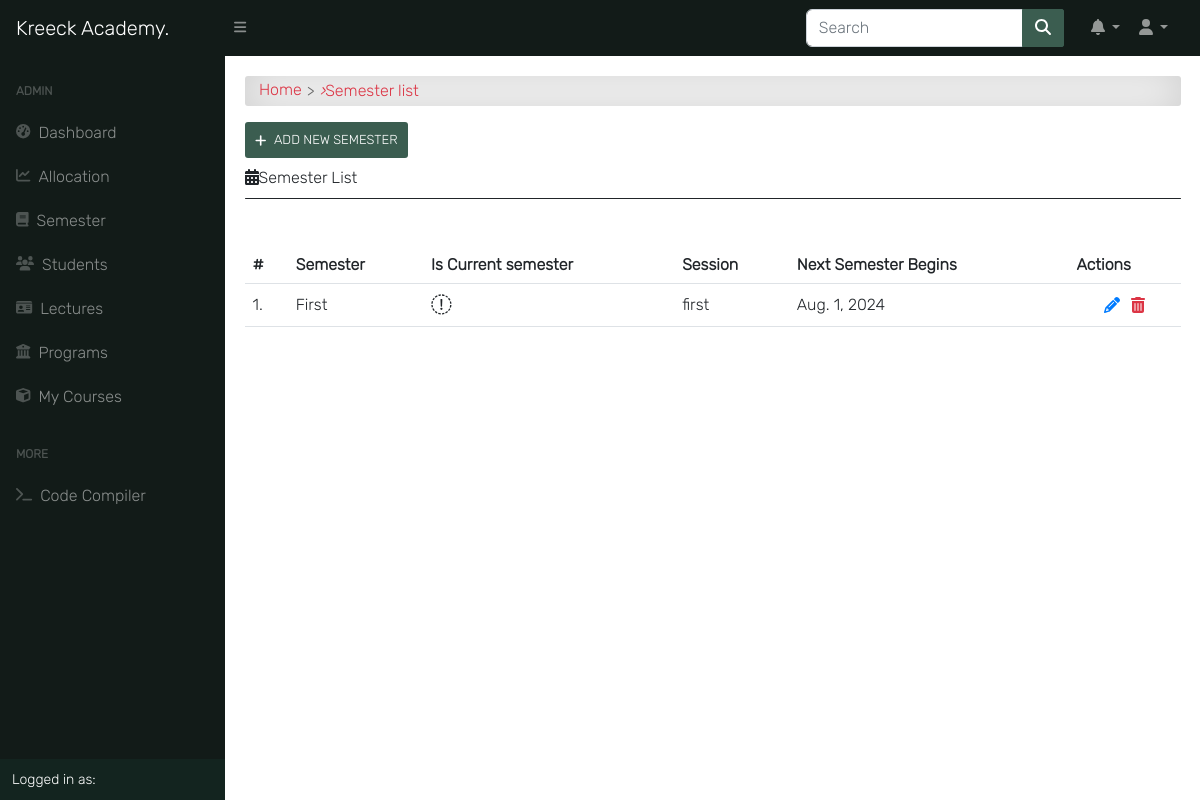
The page /semester/ (signed in) on the database its author committed.
### app/models.py (models this page shows, shortened)
class Semester(models.Model):
    semester = models.CharField(max_length=10, choices=SEMESTER, blank=True)
    is_current_semester = models.BooleanField(default=False, blank=True, null=True)
    session = models.ForeignKey(Session, on_delete=models.CASCADE, blank=True, null=True)
    next_semester_begins = models.DateField(null=True, blank=True)

class Session(models.Model):
    session = models.CharField(max_length=200, unique=True)
    is_current_session = models.BooleanField(default=False, blank=True, null=True)
    next_session_begins = models.DateField(blank=True, null=True)
    def __str__(self):
        return self.session

### app/views.py (the view)
# urls.py: path('semester/', semester_list_view, name="semester_list"),
@login_required
@lecturer_required
def semester_list_view(request):
    semesters = Semester.objects.all().order_by('-is_current_semester', '-semester')
    return render(request, 'app/semester_list.html', {"semesters": semesters,
                                                      'title': 'Semester List | Kreeck Academy', })

### templates/app/semester_list.html (shortened to what this page needs)
{% extends 'base.html' %}
{% block content %}
<div id="input-nav"><a href="{% url 'home' %}" class="primary1">Home</a> <i>&rsaquo;</i> Semester list</div>
{% if request.user.is_superuser %}
<a class="add-button" href="{% url 'add_semester' %}"><i class="fas fa-plus"></i>Add New Semester</a>
{% endif %}
<div class="title"><i class="fas fa-calendar-alt"></i>Semester List</div>
<div class="title-line"></div>
<div class="table-responsive table-shadow p-0 mt-5">
    <table class="table">
        <thead>
            <tr>
                <th>#</th>
                <th> Semester </th>
                <th> Is Current semester </th>
                <th> Session </th>
                <th> Next Semester Begins </th>
                {% if request.user.is_superuser %}
                <th> Actions </th>
                {% endif %}
            </tr>
        </thead>
        <tbody>
            {% for semester in semesters %}
            <tr>
                <td> {{ forloop.counter }}.</td>
                <td>{{ semester.semester }}</td>
                <th>
                    {% if semester.is_current_semester == False %}
                    <i class="fas fa-times-circle fa-1-5x danger"></i>
                    {% else %}
                    <i class="fas fa-check-circle fa-1-5x"></i>
                    {% endif %}
                </th>
                <td>{{ semester.session }}</td>
                <td>{{ semester.next_semester_begins }}</td>
                {% if request.user.is_superuser %}
                <td>
                    <div class="update-delete">
                        <a href="{% url 'edit_semester' pk=semester.pk %}" class="update" title="Edit"><i
                                class="fas fa-pencil-alt"></i></a>
                        <a href="{% url 'delete_semester' pk=semester.pk %}" class="delete" title="Delete"><i
                                class="fas fa-trash-alt"></i></a>
                    </div>
                </td>
                {% endif %}
            {% endfor %}
        </tbody>
    </table>
</div>
{% endblock content %}

### static/css/all.css (style rules this page uses)
.fa-plus:before { content: "\f067"; }

### static/css/style.css (style rules this page uses)
*, body { font-family: "Inter", sans-serif; }
body { background-color: #ffffff; }
.fa-1-5x { font-size: 1.3em; }
.table td, .table th { vertical-align: middle; }
#input-nav { display: -webkit-box; display: -ms-flexbox; display: flex; -ms-flex-wrap: wrap; flex-wrap: wrap; -webkit-box-align: center; -ms-flex-align: center; align-items: center; padding: 0.3rem 0.9rem; margin-bottom: 1rem; color: #dc3545; border-radius: 3px; background-color: #fff !important; -webkit-box-shadow: inset 0 0 2.5rem rgba(0, 0, 0, 0.2); box-shadow: inset 0 0 2.5rem rgba(0, 0, 0, 0.2); }
#input-nav a { color: #dc3545; }
#input-nav a::after { content: ">"; color: #666; margin: 0 5px; vertical-align: middle; }
a { color: #666; text-decoration: none; }
.update-delete { display: -webkit-box; display: -ms-flexbox; display: flex; -webkit-box-pack: center; -ms-flex-pack: center; justify-content: center; }
.update { display: -webkit-inline-box; display: -ms-inline-flexbox; display: inline-flex; margin-right: 1px; padding: 5px; color: #007bff; border-radius: 0.3em; -webkit-transition: 0.2s; transition: 0.2s; }
.delete { display: -webkit-inline-box; display: -ms-inline-flexbox; display: inline-flex; padding: 5px; color: #dc3545; border-radius: 0.3em; -webkit-transition: 0.2s; transition: 0.2s; }
.add-button { display: -webkit-inline-box; display: -ms-inline-flexbox; display: inline-flex; -webkit-box-align: center; -ms-flex-align: center; align-items: center; text-transform: uppercase; text-align: center; background:#3b5d50; color: #fff; padding: 10px; margin-bottom: 10px; cursor: pointer; border-radius: 3px; -webkit-transition: 0.5s; transition: 0.5s; font-size: 13px; }
.add-button .fa-plus { margin-right: 8px; }
.title-line { height: 1px; background-color: #212529; border-radius: 2em; margin: 10px auto; }

### rows shown on the page
Semester: semester "First", is_current_semester True (drawn), session "first", next_semester_begins "Aug. 1, 2024"
